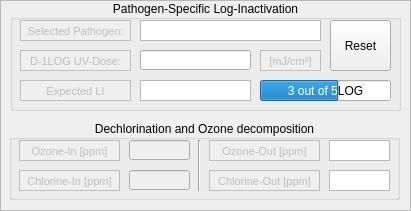
  <widget class="QFrame" name="Chemical">
   <property name="geometry">
    <rect>
     <x>610</x>
     <y>370</y>
     <width>411</width>
     <height>211</height>
    </rect>
   </property>
   <property name="autoFillBackground">
    <bool>true</bool>
   </property>
   <property name="frameShape">
    <enum>QFrame::StyledPanel</enum>
   </property>
   <property name="frameShadow">
    <enum>QFrame::Raised</enum>
   </property>
   <widget class="QGroupBox" name="Pathogen_LI">
    <property name="geometry">
     <rect>
      <x>10</x>
      <y>0</y>
      <width>391</width>
      <height>111</height>
     </rect>
    </property>
    <property name="contextMenuPolicy">
     <enum>Qt::DefaultContextMenu</enum>
    </property>
    <property name="title">
     <string>Pathogen-Specific Log-Inactivation</string>
    </property>
    <property name="alignment">
     <set>Qt::AlignCenter</set>
    </property>
    <property name="flat">
     <bool>false</bool>
    </property>
    <widget class="QTextBrowser" name="textBrowser_19">
     <property name="enabled">
      <bool>false</bool>
     </property>
     <property name="geometry">
      <rect>
       <x>10</x>
       <y>20</y>
       <width>111</width>
       <height>21</height>
      </rect>
     </property>
     <property name="autoFillBackground">
      <bool>true</bool>
     </property>
     <property name="frameShape">
      <enum>QFrame::Box</enum>
     </property>
     <property name="frameShadow">
      <enum>QFrame::Plain</enum>
     </property>
     <property name="verticalScrollBarPolicy">
      <enum>Qt::ScrollBarAlwaysOff</enum>
     </property>
     <property name="horizontalScrollBarPolicy">
      <enum>Qt::ScrollBarAlwaysOff</enum>
     </property>
     <property name="html">
      <string>&lt;!DOCTYPE HTML PUBLIC &quot;-//W3C//DTD HTML 4.0//EN&quot; &quot;http://www.w3.org/TR/REC-html40/strict.dtd&quot;&gt;
&lt;html&gt;&lt;head&gt;&lt;meta name=&quot;qrichtext&quot; content=&quot;1&quot; /&gt;&lt;style type=&quot;text/css&quot;&gt;
p, li { white-space: pre-wrap; }
&lt;/style&gt;&lt;/head&gt;&lt;body style=&quot; font-family:'MS Shell Dlg 2'; font-size:8.25pt; font-weight:400; font-style:normal;&quot;&gt;
&lt;p align=&quot;center&quot; style=&quot; margin-top:0px; margin-bottom:0px; margin-left:0px; margin-right:0px; -qt-block-indent:0; text-indent:0px;&quot;&gt;Selected Pathogen:&lt;/p&gt;&lt;/body&gt;&lt;/html&gt;</string>
     </property>
    </widget>
    <widget class="QTextEdit" name="SelectedPathogen">
     <property name="geometry">
      <rect>
       <x>130</x>
       <y>20</y>
       <width>181</width>
       <height>21</height>
      </rect>
     </property>
     <property name="sizePolicy">
      <sizepolicy hsizetype="Fixed" vsizetype="Fixed">
       <horstretch>0</horstretch>
       <verstretch>0</verstretch>
      </sizepolicy>
     </property>
     <property name="cursor" stdset="0">
      <cursorShape>ArrowCursor</cursorShape>
     </property>
     <property name="toolTip">
      <string/>
     </property>
     <property name="inputMethodHints">
      <set>Qt::ImhNone</set>
     </property>
     <property name="verticalScrollBarPolicy">
      <enum>Qt::ScrollBarAlwaysOff</enum>
     </property>
     <property name="readOnly">
      <bool>true</bool>
     </property>
     <property name="html">
      <string>&lt;!DOCTYPE HTML PUBLIC &quot;-//W3C//DTD HTML 4.0//EN&quot; &quot;http://www.w3.org/TR/REC-html40/strict.dtd&quot;&gt;
&lt;html&gt;&lt;head&gt;&lt;meta name=&quot;qrichtext&quot; content=&quot;1&quot; /&gt;&lt;style type=&quot;text/css&quot;&gt;
p, li { white-space: pre-wrap; }
&lt;/style&gt;&lt;/head&gt;&lt;body style=&quot; font-family:'MS Shell Dlg 2'; font-size:8.25pt; font-weight:400; font-style:normal;&quot;&gt;
&lt;p align=&quot;center&quot; style=&quot;-qt-paragraph-type:empty; margin-top:0px; margin-bottom:0px; margin-left:0px; margin-right:0px; -qt-block-indent:0; text-indent:0px;&quot;&gt;&lt;br /&gt;&lt;/p&gt;&lt;/body&gt;&lt;/html&gt;</string>
     </property>
    </widget>
    <widget class="QPushButton" name="ResetPathogen">
     <property name="geometry">
      <rect>
       <x>320</x>
       <y>20</y>
       <width>61</width>
       <height>51</height>
      </rect>
     </property>
     <property name="text">
      <string>Reset</string>
     </property>
     <property name="autoDefault">
      <bool>false</bool>
     </property>
    </widget>
    <widget class="QTextBrowser" name="textBrowser_20">
     <property name="enabled">
      <bool>false</bool>
     </property>
     <property name="geometry">
      <rect>
       <x>10</x>
       <y>50</y>
       <width>111</width>
       <height>21</height>
      </rect>
     </property>
     <property name="autoFillBackground">
      <bool>true</bool>
     </property>
     <property name="frameShape">
      <enum>QFrame::Box</enum>
     </property>
     <property name="frameShadow">
      <enum>QFrame::Plain</enum>
     </property>
     <property name="verticalScrollBarPolicy">
      <enum>Qt::ScrollBarAlwaysOff</enum>
     </property>
     <property name="horizontalScrollBarPolicy">
      <enum>Qt::ScrollBarAlwaysOff</enum>
     </property>
     <property name="html">
      <string>&lt;!DOCTYPE HTML PUBLIC &quot;-//W3C//DTD HTML 4.0//EN&quot; &quot;http://www.w3.org/TR/REC-html40/strict.dtd&quot;&gt;
&lt;html&gt;&lt;head&gt;&lt;meta name=&quot;qrichtext&quot; content=&quot;1&quot; /&gt;&lt;style type=&quot;text/css&quot;&gt;
p, li { white-space: pre-wrap; }
&lt;/style&gt;&lt;/head&gt;&lt;body style=&quot; font-family:'MS Shell Dlg 2'; font-size:8.25pt; font-weight:400; font-style:normal;&quot;&gt;
&lt;p align=&quot;center&quot; style=&quot; margin-top:0px; margin-bottom:0px; margin-left:0px; margin-right:0px; -qt-block-indent:0; text-indent:0px;&quot;&gt;D-1LOG UV-Dose:&lt;/p&gt;&lt;/body&gt;&lt;/html&gt;</string>
     </property>
    </widget>
    <widget class="QTextBrowser" name="textBrowser_21">
     <property name="enabled">
      <bool>false</bool>
     </property>
     <property name="geometry">
      <rect>
       <x>250</x>
       <y>50</y>
       <width>61</width>
       <height>21</height>
      </rect>
     </property>
     <property name="autoFillBackground">
      <bool>true</bool>
     </property>
     <property name="frameShape">
      <enum>QFrame::Box</enum>
     </property>
     <property name="frameShadow">
      <enum>QFrame::Plain</enum>
     </property>
     <property name="verticalScrollBarPolicy">
      <enum>Qt::ScrollBarAlwaysOff</enum>
     </property>
     <property name="horizontalScrollBarPolicy">
      <enum>Qt::ScrollBarAlwaysOff</enum>
     </property>
     <property name="html">
      <string>&lt;!DOCTYPE HTML PUBLIC &quot;-//W3C//DTD HTML 4.0//EN&quot; &quot;http://www.w3.org/TR/REC-html40/strict.dtd&quot;&gt;
&lt;html&gt;&lt;head&gt;&lt;meta name=&quot;qrichtext&quot; content=&quot;1&quot; /&gt;&lt;style type=&quot;text/css&quot;&gt;
p, li { white-space: pre-wrap; }
&lt;/style&gt;&lt;/head&gt;&lt;body style=&quot; font-family:'MS Shell Dlg 2'; font-size:8.25pt; font-weight:400; font-style:normal;&quot;&gt;
&lt;p align=&quot;center&quot; style=&quot; margin-top:0px; margin-bottom:0px; margin-left:0px; margin-right:0px; -qt-block-indent:0; text-indent:0px;&quot;&gt;&lt;span style=&quot; font-size:8pt;&quot;&gt;[mJ/cm²]&lt;/span&gt;&lt;/p&gt;&lt;/body&gt;&lt;/html&gt;</string>
     </property>
    </widget>
    <widget class="QTextBrowser" name="textBrowser_22">
     <property name="enabled">
      <bool>false</bool>
     </property>
     <property name="geometry">
      <rect>
       <x>10</x>
       <y>80</y>
       <width>111</width>
       <height>21</height>
      </rect>
     </property>
     <property name="autoFillBackground">
      <bool>true</bool>
     </property>
     <property name="frameShape">
      <enum>QFrame::Box</enum>
     </property>
     <property name="frameShadow">
      <enum>QFrame::Plain</enum>
     </property>
     <property name="verticalScrollBarPolicy">
      <enum>Qt::ScrollBarAlwaysOff</enum>
     </property>
     <property name="horizontalScrollBarPolicy">
      <enum>Qt::ScrollBarAlwaysOff</enum>
     </property>
     <property name="html">
      <string>&lt;!DOCTYPE HTML PUBLIC &quot;-//W3C//DTD HTML 4.0//EN&quot; &quot;http://www.w3.org/TR/REC-html40/strict.dtd&quot;&gt;
&lt;html&gt;&lt;head&gt;&lt;meta name=&quot;qrichtext&quot; content=&quot;1&quot; /&gt;&lt;style type=&quot;text/css&quot;&gt;
p, li { white-space: pre-wrap; }
&lt;/style&gt;&lt;/head&gt;&lt;body style=&quot; font-family:'MS Shell Dlg 2'; font-size:8.25pt; font-weight:400; font-style:normal;&quot;&gt;
&lt;p align=&quot;center&quot; style=&quot; margin-top:0px; margin-bottom:0px; margin-left:0px; margin-right:0px; -qt-block-indent:0; text-indent:0px;&quot;&gt;Expected LI&lt;/p&gt;&lt;/body&gt;&lt;/html&gt;</string>
     </property>
    </widget>
    <widget class="QTextEdit" name="LI">
     <property name="geometry">
      <rect>
       <x>130</x>
       <y>80</y>
       <width>111</width>
       <height>21</height>
      </rect>
     </property>
     <property name="cursor" stdset="0">
      <cursorShape>ArrowCursor</cursorShape>
     </property>
     <property name="toolTip">
      <string/>
     </property>
     <property name="inputMethodHints">
      <set>Qt::ImhNone</set>
     </property>
     <property name="verticalScrollBarPolicy">
      <enum>Qt::ScrollBarAlwaysOff</enum>
     </property>
     <property name="readOnly">
      <bool>true</bool>
     </property>
     <property name="html">
      <string>&lt;!DOCTYPE HTML PUBLIC &quot;-//W3C//DTD HTML 4.0//EN&quot; &quot;http://www.w3.org/TR/REC-html40/strict.dtd&quot;&gt;
&lt;html&gt;&lt;head&gt;&lt;meta name=&quot;qrichtext&quot; content=&quot;1&quot; /&gt;&lt;style type=&quot;text/css&quot;&gt;
p, li { white-space: pre-wrap; }
&lt;/style&gt;&lt;/head&gt;&lt;body style=&quot; font-family:'MS Shell Dlg 2'; font-size:8.25pt; font-weight:400; font-style:normal;&quot;&gt;
&lt;p align=&quot;center&quot; style=&quot;-qt-paragraph-type:empty; margin-top:0px; margin-bottom:0px; margin-left:0px; margin-right:0px; -qt-block-indent:0; text-indent:0px;&quot;&gt;&lt;br /&gt;&lt;/p&gt;&lt;/body&gt;&lt;/html&gt;</string>
     </property>
    </widget>
    <widget class="QProgressBar" name="inactivationBar">
     <property name="geometry">
      <rect>
       <x>250</x>
       <y>80</y>
       <width>131</width>
       <height>21</height>
      </rect>
     </property>
     <property name="maximum">
      <number>5</number>
     </property>
     <property name="value">
      <number>3</number>
     </property>
     <property name="invertedAppearance">
      <bool>false</bool>
     </property>
     <property name="format">
      <string>%v out of 5LOG</string>
     </property>
    </widget>
    <widget class="QLineEdit" name="D1Log">
     <property name="geometry">
      <rect>
       <x>130</x>
       <y>50</y>
       <width>111</width>
       <height>20</height>
      </rect>
     </property>
     <property name="sizePolicy">
      <sizepolicy hsizetype="Fixed" vsizetype="Fixed">
       <horstretch>0</horstretch>
       <verstretch>0</verstretch>
      </sizepolicy>
     </property>
    </widget>
   </widget>
   <widget class="QGroupBox" name="groupBox_7">
    <property name="geometry">
     <rect>
      <x>9</x>
      <y>120</y>
      <width>391</width>
      <height>80</height>
     </rect>
    </property>
    <property name="title">
     <string>Dechlorination and Ozone decomposition</string>
    </property>
    <property name="alignment">
     <set>Qt::AlignCenter</set>
    </property>
    <widget class="QTextBrowser" name="chlorineInLabel">
     <property name="enabled">
      <bool>false</bool>
     </property>
     <property name="geometry">
      <rect>
       <x>10</x>
       <y>50</y>
       <width>101</width>
       <height>21</height>
      </rect>
     </property>
     <property name="autoFillBackground">
      <bool>true</bool>
     </property>
     <property name="frameShape">
      <enum>QFrame::Box</enum>
     </property>
     <property name="frameShadow">
      <enum>QFrame::Plain</enum>
     </property>
     <property name="verticalScrollBarPolicy">
      <enum>Qt::ScrollBarAlwaysOff</enum>
     </property>
     <property name="horizontalScrollBarPolicy">
      <enum>Qt::ScrollBarAlwaysOff</enum>
     </property>
     <property name="html">
      <string>&lt;!DOCTYPE HTML PUBLIC &quot;-//W3C//DTD HTML 4.0//EN&quot; &quot;http://www.w3.org/TR/REC-html40/strict.dtd&quot;&gt;
&lt;html&gt;&lt;head&gt;&lt;meta name=&quot;qrichtext&quot; content=&quot;1&quot; /&gt;&lt;style type=&quot;text/css&quot;&gt;
p, li { white-space: pre-wrap; }
&lt;/style&gt;&lt;/head&gt;&lt;body style=&quot; font-family:'MS Shell Dlg 2'; font-size:8.25pt; font-weight:400; font-style:normal;&quot;&gt;
&lt;p align=&quot;center&quot; style=&quot; margin-top:0px; margin-bottom:0px; margin-left:0px; margin-right:0px; -qt-block-indent:0; text-indent:0px;&quot;&gt;Chlorine-In [ppm]&lt;/p&gt;&lt;/body&gt;&lt;/html&gt;</string>
     </property>
    </widget>
    <widget class="QTextEdit" name="OzoneOut">
     <property name="geometry">
      <rect>
       <x>320</x>
       <y>20</y>
       <width>61</width>
       <height>21</height>
      </rect>
     </property>
     <property name="sizePolicy">
      <sizepolicy hsizetype="Fixed" vsizetype="Fixed">
       <horstretch>0</horstretch>
       <verstretch>0</verstretch>
      </sizepolicy>
     </property>
     <property name="cursor" stdset="0">
      <cursorShape>ArrowCursor</cursorShape>
     </property>
     <property name="toolTip">
      <string>&lt;html&gt;&lt;head/&gt;&lt;body&gt;&lt;p&gt;Typically &amp;gt; 75%&lt;/p&gt;&lt;/body&gt;&lt;/html&gt;</string>
     </property>
     <property name="inputMethodHints">
      <set>Qt::ImhNone</set>
     </property>
     <property name="verticalScrollBarPolicy">
      <enum>Qt::ScrollBarAlwaysOff</enum>
     </property>
     <property name="readOnly">
      <bool>true</bool>
     </property>
     <property name="html">
      <string>&lt;!DOCTYPE HTML PUBLIC &quot;-//W3C//DTD HTML 4.0//EN&quot; &quot;http://www.w3.org/TR/REC-html40/strict.dtd&quot;&gt;
&lt;html&gt;&lt;head&gt;&lt;meta name=&quot;qrichtext&quot; content=&quot;1&quot; /&gt;&lt;style type=&quot;text/css&quot;&gt;
p, li { white-space: pre-wrap; }
&lt;/style&gt;&lt;/head&gt;&lt;body style=&quot; font-family:'MS Shell Dlg 2'; font-size:8.25pt; font-weight:400; font-style:normal;&quot;&gt;
&lt;p align=&quot;center&quot; style=&quot;-qt-paragraph-type:empty; margin-top:0px; margin-bottom:0px; margin-left:0px; margin-right:0px; -qt-block-indent:0; text-indent:0px;&quot;&gt;&lt;br /&gt;&lt;/p&gt;&lt;/body&gt;&lt;/html&gt;</string>
     </property>
    </widget>
    <widget class="QTextBrowser" name="textBrowser_25">
     <property name="enabled">
      <bool>false</bool>
     </property>
     <property name="geometry">
      <rect>
       <x>200</x>
       <y>20</y>
       <width>111</width>
       <height>21</height>
      </rect>
     </property>
     <property name="autoFillBackground">
      <bool>true</bool>
     </property>
     <property name="frameShape">
      <enum>QFrame::Box</enum>
     </property>
     <property name="frameShadow">
      <enum>QFrame::Plain</enum>
     </property>
     <property name="verticalScrollBarPolicy">
      <enum>Qt::ScrollBarAlwaysOff</enum>
     </property>
     <property name="horizontalScrollBarPolicy">
      <enum>Qt::ScrollBarAlwaysOff</enum>
     </property>
     <property name="html">
      <string>&lt;!DOCTYPE HTML PUBLIC &quot;-//W3C//DTD HTML 4.0//EN&quot; &quot;http://www.w3.org/TR/REC-html40/strict.dtd&quot;&gt;
&lt;html&gt;&lt;head&gt;&lt;meta name=&quot;qrichtext&quot; content=&quot;1&quot; /&gt;&lt;style type=&quot;text/css&quot;&gt;
p, li { white-space: pre-wrap; }
&lt;/style&gt;&lt;/head&gt;&lt;body style=&quot; font-family:'MS Shell Dlg 2'; font-size:8.25pt; font-weight:400; font-style:normal;&quot;&gt;
&lt;p align=&quot;center&quot; style=&quot; margin-top:0px; margin-bottom:0px; margin-left:0px; margin-right:0px; -qt-block-indent:0; text-indent:0px;&quot;&gt;Ozone-Out [ppm]&lt;/p&gt;&lt;/body&gt;&lt;/html&gt;</string>
     </property>
    </widget>
    <widget class="QTextEdit" name="ChlorineOut">
     <property name="geometry">
      <rect>
       <x>320</x>
       <y>50</y>
       <width>61</width>
       <height>21</height>
      </rect>
     </property>
     <property name="sizePolicy">
      <sizepolicy hsizetype="Fixed" vsizetype="Fixed">
       <horstretch>0</horstretch>
       <verstretch>0</verstretch>
      </sizepolicy>
     </property>
     <property name="cursor" stdset="0">
      <cursorShape>ArrowCursor</cursorShape>
     </property>
     <property name="toolTip">
      <string>&lt;html&gt;&lt;head/&gt;&lt;body&gt;&lt;p&gt;Typically &amp;gt; 75%&lt;/p&gt;&lt;/body&gt;&lt;/html&gt;</string>
     </property>
     <property name="inputMethodHints">
      <set>Qt::ImhNone</set>
     </property>
     <property name="verticalScrollBarPolicy">
      <enum>Qt::ScrollBarAlwaysOff</enum>
     </property>
     <property name="readOnly">
      <bool>true</bool>
     </property>
     <property name="html">
      <string>&lt;!DOCTYPE HTML PUBLIC &quot;-//W3C//DTD HTML 4.0//EN&quot; &quot;http://www.w3.org/TR/REC-html40/strict.dtd&quot;&gt;
&lt;html&gt;&lt;head&gt;&lt;meta name=&quot;qrichtext&quot; content=&quot;1&quot; /&gt;&lt;style type=&quot;text/css&quot;&gt;
p, li { white-space: pre-wrap; }
&lt;/style&gt;&lt;/head&gt;&lt;body style=&quot; font-family:'MS Shell Dlg 2'; font-size:8.25pt; font-weight:400; font-style:normal;&quot;&gt;
&lt;p align=&quot;center&quot; style=&quot;-qt-paragraph-type:empty; margin-top:0px; margin-bottom:0px; margin-left:0px; margin-right:0px; -qt-block-indent:0; text-indent:0px;&quot;&gt;&lt;br /&gt;&lt;/p&gt;&lt;/body&gt;&lt;/html&gt;</string>
     </property>
    </widget>
    <widget class="QTextBrowser" name="textBrowser_23">
     <property name="enabled">
      <bool>false</bool>
     </property>
     <property name="geometry">
      <rect>
       <x>10</x>
       <y>20</y>
       <width>101</width>
       <height>21</height>
      </rect>
     </property>
     <property name="autoFillBackground">
      <bool>true</bool>
     </property>
     <property name="frameShape">
      <enum>QFrame::Box</enum>
     </property>
     <property name="frameShadow">
      <enum>QFrame::Plain</enum>
     </property>
     <property name="verticalScrollBarPolicy">
      <enum>Qt::ScrollBarAlwaysOff</enum>
     </property>
     <property name="horizontalScrollBarPolicy">
      <enum>Qt::ScrollBarAlwaysOff</enum>
     </property>
     <property name="html">
      <string>&lt;!DOCTYPE HTML PUBLIC &quot;-//W3C//DTD HTML 4.0//EN&quot; &quot;http://www.w3.org/TR/REC-html40/strict.dtd&quot;&gt;
&lt;html&gt;&lt;head&gt;&lt;meta name=&quot;qrichtext&quot; content=&quot;1&quot; /&gt;&lt;style type=&quot;text/css&quot;&gt;
p, li { white-space: pre-wrap; }
&lt;/style&gt;&lt;/head&gt;&lt;body style=&quot; font-family:'MS Shell Dlg 2'; font-size:8.25pt; font-weight:400; font-style:normal;&quot;&gt;
&lt;p align=&quot;center&quot; style=&quot; margin-top:0px; margin-bottom:0px; margin-left:0px; margin-right:0px; -qt-block-indent:0; text-indent:0px;&quot;&gt;Ozone-In [ppm]&lt;/p&gt;&lt;/body&gt;&lt;/html&gt;</string>
     </property>
    </widget>
    <widget class="QTextBrowser" name="chlorineOutLabel">
     <property name="enabled">
      <bool>false</bool>
     </property>
     <property name="geometry">
      <rect>
       <x>200</x>
       <y>50</y>
       <width>111</width>
       <height>21</height>
      </rect>
     </property>
     <property name="autoFillBackground">
      <bool>true</bool>
     </property>
     <property name="frameShape">
      <enum>QFrame::Box</enum>
     </property>
     <property name="frameShadow">
      <enum>QFrame::Plain</enum>
     </property>
     <property name="verticalScrollBarPolicy">
      <enum>Qt::ScrollBarAlwaysOff</enum>
     </property>
     <property name="horizontalScrollBarPolicy">
      <enum>Qt::ScrollBarAlwaysOff</enum>
     </property>
     <property name="html">
      <string>&lt;!DOCTYPE HTML PUBLIC &quot;-//W3C//DTD HTML 4.0//EN&quot; &quot;http://www.w3.org/TR/REC-html40/strict.dtd&quot;&gt;
&lt;html&gt;&lt;head&gt;&lt;meta name=&quot;qrichtext&quot; content=&quot;1&quot; /&gt;&lt;style type=&quot;text/css&quot;&gt;
p, li { white-space: pre-wrap; }
&lt;/style&gt;&lt;/head&gt;&lt;body style=&quot; font-family:'MS Shell Dlg 2'; font-size:8.25pt; font-weight:400; font-style:normal;&quot;&gt;
&lt;p align=&quot;center&quot; style=&quot; margin-top:0px; margin-bottom:0px; margin-left:0px; margin-right:0px; -qt-block-indent:0; text-indent:0px;&quot;&gt;Chlorine-Out [ppm]&lt;/p&gt;&lt;/body&gt;&lt;/html&gt;</string>
     </property>
    </widget>
    <widget class="Line" name="line_2">
     <property name="geometry">
      <rect>
       <x>180</x>
       <y>20</y>
       <width>20</width>
       <height>51</height>
      </rect>
     </property>
     <property name="orientation">
      <enum>Qt::Vertical</enum>
     </property>
    </widget>
    <widget class="QLineEdit" name="OzoneIn">
     <property name="enabled">
      <bool>false</bool>
     </property>
     <property name="geometry">
      <rect>
       <x>120</x>
       <y>20</y>
       <width>61</width>
       <height>20</height>
      </rect>
     </property>
    </widget>
    <widget class="QLineEdit" name="ChlorineIn">
     <property name="enabled">
      <bool>false</bool>
     </property>
     <property name="geometry">
      <rect>
       <x>120</x>
       <y>50</y>
       <width>61</width>
       <height>20</height>
      </rect>
     </property>
    </widget>
   </widget>
  </widget>
